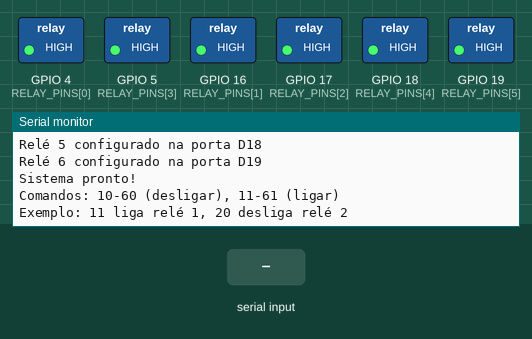
This sketch was run on a simulated ESP32. On the bench: switched loads named in the sketch (green lamp = pin HIGH), the last lines printed to the serial monitor. Inputs (shaded band) come from the test bench.

Above: at 1.2 s.
1.3 s: "90,45\n" received over Serial
At 2.5 s:
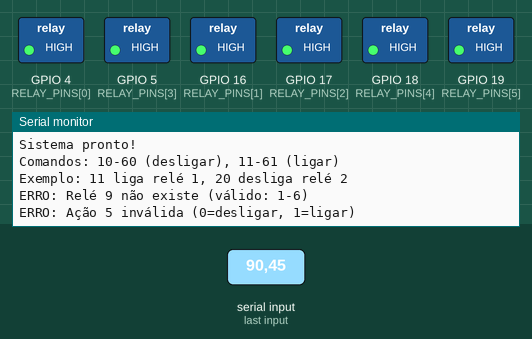
2.8 s: "30,150\n" received over Serial
At 3.3 s:
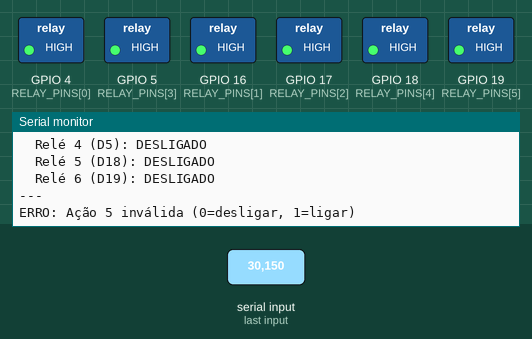
Timing chart, 0 to 5.8 s (numbered marks = the images above; inputs shaded):
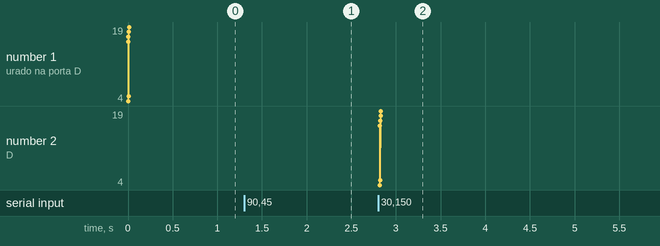

Measured:
- after the input at 1.3 s, the serial monitor: prints a new line at once (image 1)
- after the input at 2.8 s, the serial monitor: prints a new line at once (image 2)

The sketch:

esp32_relay_control.ino
```cpp
/*
 * ESP32 Relay Control para Genius Game
 * Controla 6 relés baseado em comandos seriais
 *
 * Portas dos relés:
 * D4  -> Relé 1 (Botão 0)
 * D16 -> Relé 2 (Botão 1)
 * D17 -> Relé 3 (Botão 2)
 * D5  -> Relé 4 (Botão 3)
 * D18 -> Relé 5 (Botão 4)
 * D19 -> Relé 6 (Botão 5)
 *
 * Comandos:
 * 10, 20, 30, 40, 50, 60 -> Desliga relés 1-6
 * 11, 21, 31, 41, 51, 61 -> Liga relés 1-6
 */

// Definição das portas dos relés
const int RELAY_PINS[] = {4, 16, 17, 5, 18, 19};
const int NUM_RELAYS = 6;

// Estados dos relés (false = desligado, true = ligado)
bool relayStates[NUM_RELAYS] = {false, false, false, false, false, false};

// Buffer para comandos seriais
String serialBuffer = "";

void setup() {
  // Inicializar comunicação serial
  Serial.begin(115200);
  Serial.println("ESP32 Relay Control - Genius Game");
  Serial.println("Aguardando comandos...");

  // Configurar portas dos relés como saída
  for (int i = 0; i < NUM_RELAYS; i++) {
    pinMode(RELAY_PINS[i], OUTPUT);
    digitalWrite(RELAY_PINS[i], HIGH); // HIGH = relé desligado (lógica invertida)
    Serial.printf("Relé %d configurado na porta D%d\n", i + 1, RELAY_PINS[i]);
  }

  Serial.println("Sistema pronto!");
  Serial.println("Comandos: 10-60 (desligar), 11-61 (ligar)");
  Serial.println("Exemplo: 11 liga relé 1, 20 desliga relé 2");
}

void loop() {
  // Verificar se há dados disponíveis na serial
  if (Serial.available()) {
    char c = Serial.read();

    // Adicionar caractere ao buffer
    if (c >= '0' && c <= '9') {
      serialBuffer += c;
    }

    // Processar comando quando buffer tem 2 dígitos
    if (serialBuffer.length() == 2) {
      processCommand(serialBuffer);
      serialBuffer = ""; // Limpar buffer
    }
  }

  // Pequeno delay para estabilidade
  delay(10);
}

void processCommand(String command) {
  int relayIndex = (command.charAt(0) - '0') - 1; // Converter primeiro dígito para índice (0-5)
  int action = command.charAt(1) - '0'; // Converter segundo dígito para ação (0=desligar, 1=ligar)

  // Validar índice do relé
  if (relayIndex < 0 || relayIndex >= NUM_RELAYS) {
    Serial.printf("ERRO: Relé %d não existe (válido: 1-6)\n", relayIndex + 1);
    return;
  }

  // Validar ação
  if (action != 0 && action != 1) {
    Serial.printf("ERRO: Ação %d inválida (0=desligar, 1=ligar)\n", action);
    return;
  }

  // Executar comando
  if (action == 1) {
    // Ligar relé
    digitalWrite(RELAY_PINS[relayIndex], LOW); // LOW = relé ligado (lógica invertida)
    relayStates[relayIndex] = true;
    Serial.printf("✅ Relé %d LIGADO (porta D%d)\n", relayIndex + 1, RELAY_PINS[relayIndex]);
  } else {
    // Desligar relé
    digitalWrite(RELAY_PINS[relayIndex], HIGH); // HIGH = relé desligado (lógica invertida)
    relayStates[relayIndex] = false;
    Serial.printf("❌ Relé %d DESLIGADO (porta D%d)\n", relayIndex + 1, RELAY_PINS[relayIndex]);
  }

  // Mostrar status atual
  showStatus();
}

void showStatus() {
  Serial.println("📊 Status dos Relés:");
  for (int i = 0; i < NUM_RELAYS; i++) {
    String status = relayStates[i] ? "LIGADO" : "DESLIGADO";
    Serial.printf("  Relé %d (D%d): %s\n", i + 1, RELAY_PINS[i], status.c_str());
  }
  Serial.println("---");
}

// Função para ligar todos os relés (teste)
void turnAllOn() {
  Serial.println("🔴 Ligando todos os relés...");
  for (int i = 0; i < NUM_RELAYS; i++) {
    digitalWrite(RELAY_PINS[i], LOW);
    relayStates[i] = true;
  }
  showStatus();
}

// Função para desligar todos os relés (teste)
void turnAllOff() {
  Serial.println("⚫ Desligando todos os relés...");
  for (int i = 0; i < NUM_RELAYS; i++) {
    digitalWrite(RELAY_PINS[i], HIGH);
    relayStates[i] = false;
  }
  showStatus();
}

// Função para teste sequencial
void testSequence() {
  Serial.println("🎮 Teste sequencial dos relés...");

  // Ligar um por vez
  for (int i = 0; i < NUM_RELAYS; i++) {
    Serial.printf("Testando relé %d...\n", i + 1);
    digitalWrite(RELAY_PINS[i], LOW);
    delay(500);
    digitalWrite(RELAY_PINS[i], HIGH);
    delay(200);
  }

  Serial.println("Teste sequencial concluído!");
}
```
